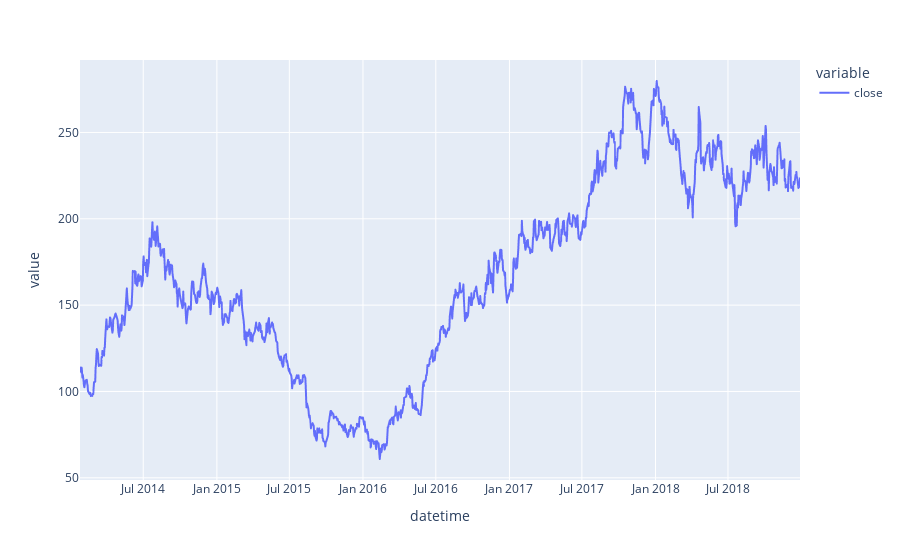

Here is the notebook cell this chart was saved with:
### Code cell
# Virtualize close data
px.line(df, x=df.index, y=["close"])

### Figure 1 — Plotly figure (JSON) as saved in the notebook; plotly's stock layout.template omitted (floating-point values rounded to 4 significant figures; data arrays with more than 128 entries replaced by an {"elided": "..."} marker saying what was removed)
{"data": [{"hovertemplate": "variable=close<br>datetime=%{x}<br>value=%{y}<extra></extra>", "legendgroup": "close", "line": {"color": "#636efa", "dash": "solid"}, "marker": {"symbol": "circle"}, "mode": "lines", "name": "close", "showlegend": true, "type": "scattergl", "x": {"elided": "1215 str values"}, "xaxis": "x", "y": {"elided": "1215 float values"}, "yaxis": "y"}], "layout": {"legend": {"title": {"text": "variable"}, "tracegroupgap": 0}, "margin": {"t": 60}, "xaxis": {"anchor": "y", "domain": [0, 1], "title": {"text": "datetime"}}, "yaxis": {"anchor": "x", "domain": [0, 1], "title": {"text": "value"}}}}
